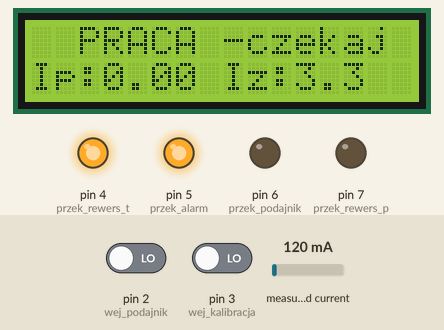
Simulated run of this sketch. Board: Arduino Uno, built with avr-gcc and run on an emulated ATmega328P. Parts: 16×2 character LCD, output pins drawn as LEDs (lit = HIGH). Inputs (shaded band) come from the test bench; at power-on: measured current 120 mA, pin 2 (wej_podajnik) LOW, pin 3 (wej_kalibracja) LOW. EEPROM starts erased.

Above: at 3.2 s.
At 4.2 s:
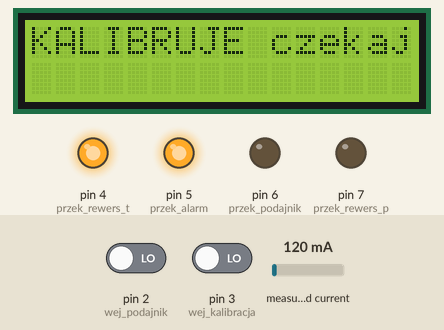
4.3 s: measured current set to 40 mA
At 7.0 s:
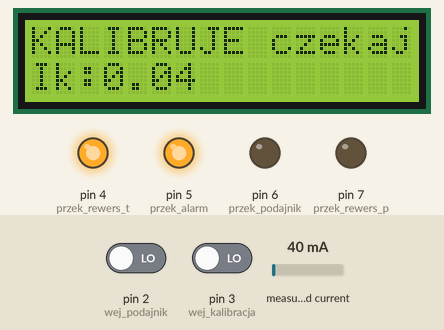
13.5 s: measured current set to 47 mA
At 21.5 s:
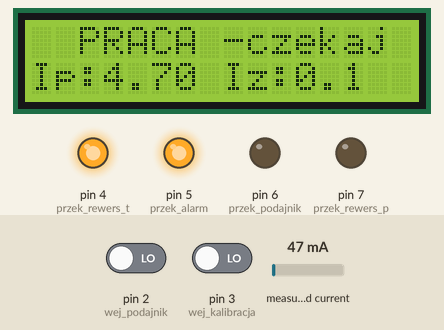
23.2 s: measured current set to 56 mA
At 31.1 s:
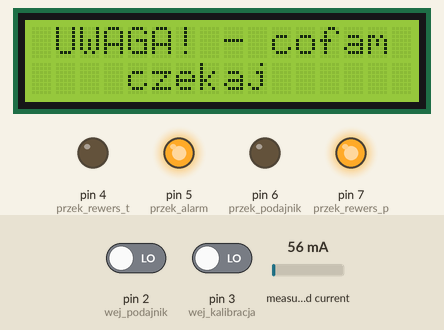
Timing chart, 0 to 32.6 s (numbered marks = the images above; inputs shaded):
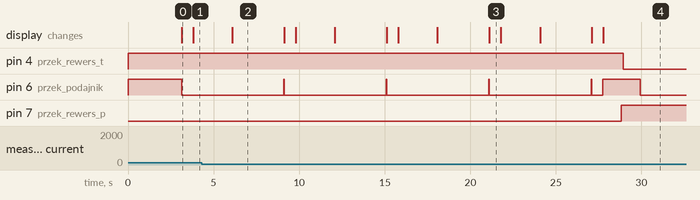

The sketch:

autorewers_autonomiczny.ino
```cpp
/*
 * Autorewers 2.0 program v0.65 autor Stanislaw Gromowski
 * Program jest wsadem do urządzenia autorewers służącego do nadzorowania pracy podajnika
 * w piecach węglowych z podajnikiem ślimakowym.
 * Kalibracja, nacisnąć przycisk wówczas autorewer uruchomi podajnik na kilka sekund
 * i podczas jego pracy zmierzy płynący prąd przez silnik, zmierzoną wartość zapisze w pamięci eeprom.
 * Program po kalibracji prądem nominalnym podczas pracy podajnika wykrywa przeciążenie
 * silnika podajnika i uruchamia bieg wsteczny na ok 15 sekund,po czym wykonuje ruch testowy do przodu
 * jeśli zakleszczenie ustąpiło przechodzi do nadzoru, jeżeli nie,  uruchamia ponownie bieg wsteczny.
 * Cykl ten zostanie  wykonany trzykrotnie.
 * Jeśli trzy razy z rzędu nie uda mu się wejść do normalnej pracy zatrzymuje się i zgłasza alarm.
 * Wyjście z alarmu polega na odłączeniu zasilania od sterownika i ponownym podłączeniu,
 * skasowane zostaną wszystkie alarmy i autorewers wejdzie ponownie w tryb nadzoru.
 */
#include <Bounce2.h>
#include <LiquidCrystal_I2C.h>
#include <Wire.h>
#include "EmonLib.h"                   // Include Emon Library
EnergyMonitor emon1;                   // Create an instance
#include <EEPROM.h>
LiquidCrystal_I2C lcd(0x27,2,1,0,4,5,6,7);

int I_nominalny;
int licznik_rewers;
int licznik1=0;
int k=0;
int I_nom;
int czas_cofania=15000;

float korekta_Ik=1.3;
float Irms;
float Ik;
float I_n;
float I_por;

#define BACKLIGHT_PIN 3
#define przek_podajnik 6
#define przek_rewers_t 4
#define przek_rewers_p 7
#define przek_alarm 5

int addr_I_nominalny = 0;
int addr_licznik_rewers = 1;
int wej_podajnik = 2; //konfiguracja pinow dla Bounce
int wej_kalibracja = 3; //konfiguracja pinow dla Bounce

Bounce podajnik = Bounce(wej_podajnik, 50);
Bounce kalibracja = Bounce(wej_kalibracja, 50);
//=================================================================================
void setup()
{
  digitalWrite(6, HIGH);//wylaczenie podajnika(przekaznik stanu niskiego)
  digitalWrite(4, HIGH);//wylaczenie biegu do tylu(przekaznik stanu niskiego)
  digitalWrite(7, LOW);//wlaczenie biegu do przodu(przekaznik stanu niskiego)
  digitalWrite(5, HIGH);//wylaczenie alarmu(przekaznik stanu niskiego)

  pinMode(przek_rewers_t, OUTPUT);//przekaznik SSR obrotow do tylu
  pinMode(przek_rewers_p, OUTPUT);//przekaznik SSR obrotow do przodu
  pinMode(przek_podajnik, OUTPUT);//przekaznik SSR praca podajnika
  pinMode(przek_alarm, OUTPUT);//przekaznik alarmu zewnentrznego
  pinMode(wej_podajnik, INPUT);
  pinMode(wej_kalibracja, INPUT);

  Serial.begin(9600);

  lcd.begin (16,2);
  lcd.setBacklightPin(BACKLIGHT_PIN, POSITIVE);
  lcd.setBacklight(HIGH);

  emon1.current(1,5); // Current:pin wejsciowy, wspolczynnik kalibracji dla CTS.

  lcd.clear();
  lcd.setCursor(0,0);
  lcd.print("autorewers v0.65");
  lcd.setCursor(0,1);
  lcd.print("     czekaj     ");
  delay(3000);
}
//==================================================================================
void loop()         //petla glowna programu
{
podajnik.update(); //aktualizacja stanu wejscia podajnika
int value_podajnik = podajnik.read(); //pobranie stanu wejścia podajnika
if (value_podajnik == HIGH)
{
  pod_stop();
  lcd_stop();
}

if (value_podajnik == LOW)
{
  praca();
}

kalibracja.update();  //aktualizacja stanu wejscia kalibracji
int value_kalibracja = kalibracja.read(); //pobranie stanu wejscia kalibracji
if (value_kalibracja == LOW)
{
    kalibrowanie();
}
//kasowanie_eeprom();
}

//==================================================================================
void praca()          //wykrycie przeciazenia i reakcja
{
  I_n = EEPROM.read(addr_I_nominalny);
  Ik = I_n / 100;
  I_por = Ik * korekta_Ik; //powiekszony prad nominalny
  lcd_praca();
  pod_start();
  delay(500); //pominiecie pradu rozruchu
  Irms = emon1.calcIrms(740);  // Wyliczenie Irms ; 740:probek
  delay(50);
  if (Irms > I_por && licznik1 <4)
  {
    rewers();
  }

  if (Irms < I_por)
  {
    licznik1=0;
  }
}
//==================================================================================
void kalibrowanie()     //ustalenie pradu pracy podajnika
{
  pod_start();
  lcd.setCursor(0,0);
  lcd.print("KALIBRUJE czekaj");
  lcd.setCursor(0,1);
  lcd.print("                ");
  delay(500);
  I_nom = 0;
  for(int i=0;i<10;i++)
  {
   Irms = emon1.calcIrms(1480)* 100;
   I_nom = I_nom + Irms;
  }
  I_nominalny = (I_nom / 10);
  I_n = I_nominalny;
  Ik = I_n / 100;
  lcd.setCursor(0,1);
  lcd.print("Ik:");
  lcd.setCursor(3,1);
  lcd.print(Ik, 2);
  EEPROM.write(addr_I_nominalny,I_nominalny);
  delay(3000);
  pod_stop();
}
//==================================================================================
void pod_start()    //start podajnika
{
 digitalWrite(przek_podajnik, LOW);

}
//==================================================================================
void pod_stop()     //zatrzymanie podajnika
{
 digitalWrite(przek_podajnik, HIGH);

}
//==================================================================================
void obr_p()        //podajnik obroty przod
{
 pod_stop();
 delay(50);
 digitalWrite(przek_rewers_t, HIGH);
 delay(50);
 digitalWrite(przek_rewers_p, HIGH);
 delay(50);
 digitalWrite(przek_rewers_p, LOW);
}
//==================================================================================
void obr_t()        //podajnik obroty tyl
{
 pod_stop();
 delay(50);
 digitalWrite(przek_rewers_p, HIGH);
 delay(50);
 digitalWrite(przek_rewers_t, HIGH);
 delay(50);
 digitalWrite(przek_rewers_t, LOW);
}
//==================================================================================
void alarm()
{
  while (licznik1 >= 3)
  {
    pod_stop();
    digitalWrite(przek_alarm, LOW);
    lcd.setCursor(0,0);
    lcd.print(" ALARM- 3x rew. ");
    lcd.setCursor(0,1);
    lcd.print("odlacz zasilanie");
    delay(1);
  }
}
//==================================================================================
void rewers()
{
  pod_stop();
  lcd.setCursor(0,0);
  lcd.print(" UWAGA! - cofam ");
  lcd.setCursor(0,1);
  lcd.print("    czekaj      ");
  delay(1000);
  obr_t();
  delay(1000);
  pod_start();
  delay(czas_cofania);
  pod_stop();
  delay(1000);
  obr_p();
  licznik1++;
  licznik_rewers = EEPROM.read(addr_licznik_rewers)+1;
  EEPROM.write(addr_licznik_rewers,licznik_rewers);
  if (licznik1 > 3)
  {
    alarm();
  }
  else
  {
  ruch_testowy();
  }
}
//==================================================================================
void ruch_testowy()
{
  obr_p();
  delay(1000);
  pod_start();
  for(int b=0;b<50;b++)
  {
  delay(300); //pominiecie pradu rozruchu
  I_n = EEPROM.read(addr_I_nominalny);
  Ik = I_n / 100;
  float I_por = Ik * korekta_Ik; //powiekszony prad nominalny
  Irms = emon1.calcIrms(370);  // Wyliczenie Irms ; 740:probek
  if (Irms > I_por)
  {
    rewers();
  }
  lcd_ruch_testowy();
  }
}
//==================================================================================
void kasowanie_eeprom()
{
  while (k < 2)
  {
    EEPROM.write(addr_I_nominalny,0);
    EEPROM.write(1,0);
    k++;
    lcd.setCursor(0,0);
    lcd.print("KASOWANIE EEPROM");
    lcd.setCursor(0,1);
    lcd.print("   WYKONANO!    ");
    delay(3000);
  }

}
//==================================================================================
void lcd_praca()
{
 //I_n = EEPROM.read(addr_I_nominalny);
 //Ik = (I_n / 100)*korekta_Ik;
 lcd.setCursor(0,0);
 lcd.print("  PRACA -czekaj ");
 lcd.setCursor(0,1);
 lcd.print("Ip:");
 lcd.print(Irms, 2);
 lcd.setCursor(7,1);
 lcd.print(" Iz:");
 lcd.print(I_por, 1);
}
//=================================================================================
void lcd_ruch_testowy()
{
 I_n = EEPROM.read(addr_I_nominalny);
 Ik = (I_n / 100)*korekta_Ik;
 lcd.setCursor(0,0);
 lcd.print("TEST odbl-czekaj");
 lcd.setCursor(0,1);
 lcd.print("Ip:");
 lcd.print(Irms, 2);
 lcd.setCursor(7,1);
 lcd.print(" Iz:");
 lcd.print(Ik, 1);
}
//=================================================================================
void lcd_stop()
{
 I_n = EEPROM.read(addr_I_nominalny);
 Ik = I_n / 100;
 lcd.setCursor(0,0);
 lcd.print("    OCZEKUJE    ");
 lcd.setCursor(0,1);
 lcd.print("Ik:");
 lcd.print( Ik, 2);
 lcd.setCursor(7,1);
 lcd.print("  rew:");
 lcd.print(EEPROM.read(addr_licznik_rewers));
}
```

Measured:
- the behaviour switches between 51 and 52 mA on measured current (found by bisection; images 3 and 4)
- after the input at 23.2 s, pin 4 (przek_rewers_t): HIGH → LOW after 5.7 s; pin 7 (przek_rewers_p): LOW → HIGH after 5.6 s
- what the display in image 0 shows lasts 0.7 s, from 3.1 s to 3.8 s
- what the display in image 2 shows lasts 3.0 s, from 6.1 s to 9.1 s
